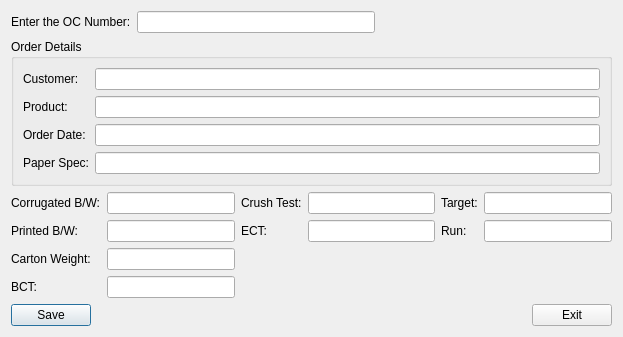
<?xml version="1.0" encoding="UTF-8"?>
<ui version="4.0">
 <class>QcDataEntry</class>
 <widget class="QDialog" name="QcDataEntry">
  <property name="geometry">
   <rect>
    <x>0</x>
    <y>0</y>
    <width>623</width>
    <height>328</height>
   </rect>
  </property>
  <property name="windowTitle">
   <string>Qc Data Entry</string>
  </property>
  <layout class="QVBoxLayout" name="verticalLayout">
   <item>
    <layout class="QHBoxLayout" name="horizontalLayout_2">
     <item>
      <widget class="QLabel" name="label">
       <property name="text">
        <string>Enter the OC Number:</string>
       </property>
      </widget>
     </item>
     <item>
      <widget class="QLineEdit" name="txtOcNo">
       <property name="readOnly">
        <bool>true</bool>
       </property>
      </widget>
     </item>
     <item>
      <spacer name="horizontalSpacer_2">
       <property name="orientation">
        <enum>Qt::Horizontal</enum>
       </property>
       <property name="sizeHint" stdset="0">
        <size>
         <width>40</width>
         <height>20</height>
        </size>
       </property>
      </spacer>
     </item>
    </layout>
   </item>
   <item>
    <widget class="QGroupBox" name="groupBox">
     <property name="title">
      <string>Order Details</string>
     </property>
     <layout class="QGridLayout" name="gridLayout">
      <item row="0" column="0">
       <widget class="QLabel" name="label_2">
        <property name="text">
         <string>Customer:</string>
        </property>
       </widget>
      </item>
      <item row="0" column="1">
       <widget class="QLineEdit" name="txtCustomerName">
        <property name="enabled">
         <bool>true</bool>
        </property>
        <property name="styleSheet">
         <string notr="true">font: 75 10pt &quot;Ubuntu&quot;;</string>
        </property>
        <property name="readOnly">
         <bool>true</bool>
        </property>
       </widget>
      </item>
      <item row="1" column="0">
       <widget class="QLabel" name="label_3">
        <property name="text">
         <string>Product:</string>
        </property>
       </widget>
      </item>
      <item row="1" column="1">
       <widget class="QLineEdit" name="txtProduct">
        <property name="enabled">
         <bool>true</bool>
        </property>
        <property name="styleSheet">
         <string notr="true">font: 75 10pt &quot;Ubuntu&quot;;</string>
        </property>
        <property name="readOnly">
         <bool>true</bool>
        </property>
       </widget>
      </item>
      <item row="2" column="0">
       <widget class="QLabel" name="label_4">
        <property name="text">
         <string>Order Date:</string>
        </property>
       </widget>
      </item>
      <item row="2" column="1">
       <widget class="QLineEdit" name="txtOrderDate">
        <property name="enabled">
         <bool>true</bool>
        </property>
        <property name="styleSheet">
         <string notr="true">font: 75 10pt &quot;Ubuntu&quot;;</string>
        </property>
        <property name="readOnly">
         <bool>true</bool>
        </property>
       </widget>
      </item>
      <item row="3" column="0">
       <widget class="QLabel" name="label_13">
        <property name="text">
         <string>Paper Spec:</string>
        </property>
       </widget>
      </item>
      <item row="3" column="1">
       <widget class="QLineEdit" name="txtPaperSpec">
        <property name="enabled">
         <bool>true</bool>
        </property>
        <property name="styleSheet">
         <string notr="true">font: 75 10pt &quot;Ubuntu&quot;;</string>
        </property>
        <property name="readOnly">
         <bool>true</bool>
        </property>
       </widget>
      </item>
     </layout>
    </widget>
   </item>
   <item>
    <layout class="QGridLayout" name="gridLayout_2">
     <item row="0" column="0">
      <widget class="QLabel" name="label_5">
       <property name="text">
        <string>Corrugated B/W:</string>
       </property>
      </widget>
     </item>
     <item row="0" column="1">
      <widget class="QLineEdit" name="CorrugatedBW"/>
     </item>
     <item row="0" column="2">
      <widget class="QLabel" name="label_9">
       <property name="text">
        <string>Crush Test:</string>
       </property>
      </widget>
     </item>
     <item row="0" column="3">
      <widget class="QLineEdit" name="CrushTest"/>
     </item>
     <item row="0" column="4">
      <widget class="QLabel" name="label_11">
       <property name="text">
        <string>Target:</string>
       </property>
      </widget>
     </item>
     <item row="0" column="5">
      <widget class="QLineEdit" name="Target">
       <property name="enabled">
        <bool>true</bool>
       </property>
       <property name="readOnly">
        <bool>true</bool>
       </property>
      </widget>
     </item>
     <item row="1" column="0">
      <widget class="QLabel" name="label_6">
       <property name="text">
        <string>Printed B/W:</string>
       </property>
      </widget>
     </item>
     <item row="1" column="1">
      <widget class="QLineEdit" name="PrintedBW"/>
     </item>
     <item row="1" column="2">
      <widget class="QLabel" name="label_10">
       <property name="text">
        <string>ECT:</string>
       </property>
      </widget>
     </item>
     <item row="1" column="3">
      <widget class="QLineEdit" name="ECT"/>
     </item>
     <item row="1" column="4">
      <widget class="QLabel" name="label_12">
       <property name="text">
        <string>Run:</string>
       </property>
      </widget>
     </item>
     <item row="1" column="5">
      <widget class="QLineEdit" name="Run"/>
     </item>
     <item row="2" column="0">
      <widget class="QLabel" name="label_7">
       <property name="text">
        <string>Carton Weight:</string>
       </property>
      </widget>
     </item>
     <item row="2" column="1">
      <widget class="QLineEdit" name="CartonWeight"/>
     </item>
     <item row="3" column="0">
      <widget class="QLabel" name="label_8">
       <property name="text">
        <string>BCT:</string>
       </property>
      </widget>
     </item>
     <item row="3" column="1">
      <widget class="QLineEdit" name="BCT"/>
     </item>
    </layout>
   </item>
   <item>
    <spacer name="verticalSpacer">
     <property name="orientation">
      <enum>Qt::Vertical</enum>
     </property>
     <property name="sizeHint" stdset="0">
      <size>
       <width>20</width>
       <height>40</height>
      </size>
     </property>
    </spacer>
   </item>
   <item>
    <layout class="QHBoxLayout" name="horizontalLayout">
     <item>
      <widget class="QPushButton" name="cmcSave">
       <property name="text">
        <string>Save</string>
       </property>
      </widget>
     </item>
     <item>
      <spacer name="horizontalSpacer">
       <property name="orientation">
        <enum>Qt::Horizontal</enum>
       </property>
       <property name="sizeHint" stdset="0">
        <size>
         <width>40</width>
         <height>20</height>
        </size>
       </property>
      </spacer>
     </item>
     <item>
      <widget class="QPushButton" name="cmdExit">
       <property name="text">
        <string>Exit</string>
       </property>
      </widget>
     </item>
    </layout>
   </item>
  </layout>
 </widget>
 <tabstops>
  <tabstop>CorrugatedBW</tabstop>
  <tabstop>PrintedBW</tabstop>
  <tabstop>CartonWeight</tabstop>
  <tabstop>Run</tabstop>
  <tabstop>BCT</tabstop>
  <tabstop>CrushTest</tabstop>
  <tabstop>ECT</tabstop>
  <tabstop>cmcSave</tabstop>
  <tabstop>cmdExit</tabstop>
  <tabstop>txtOcNo</tabstop>
  <tabstop>txtCustomerName</tabstop>
  <tabstop>txtProduct</tabstop>
  <tabstop>txtOrderDate</tabstop>
  <tabstop>txtPaperSpec</tabstop>
  <tabstop>Target</tabstop>
 </tabstops>
 <resources/>
 <connections>
  <connection>
   <sender>cmdExit</sender>
   <signal>clicked()</signal>
   <receiver>QcDataEntry</receiver>
   <slot>reject()</slot>
   <hints>
    <hint type="sourcelabel">
     <x>545</x>
     <y>302</y>
    </hint>
    <hint type="destinationlabel">
     <x>549</x>
     <y>327</y>
    </hint>
   </hints>
  </connection>
 </connections>
</ui>
